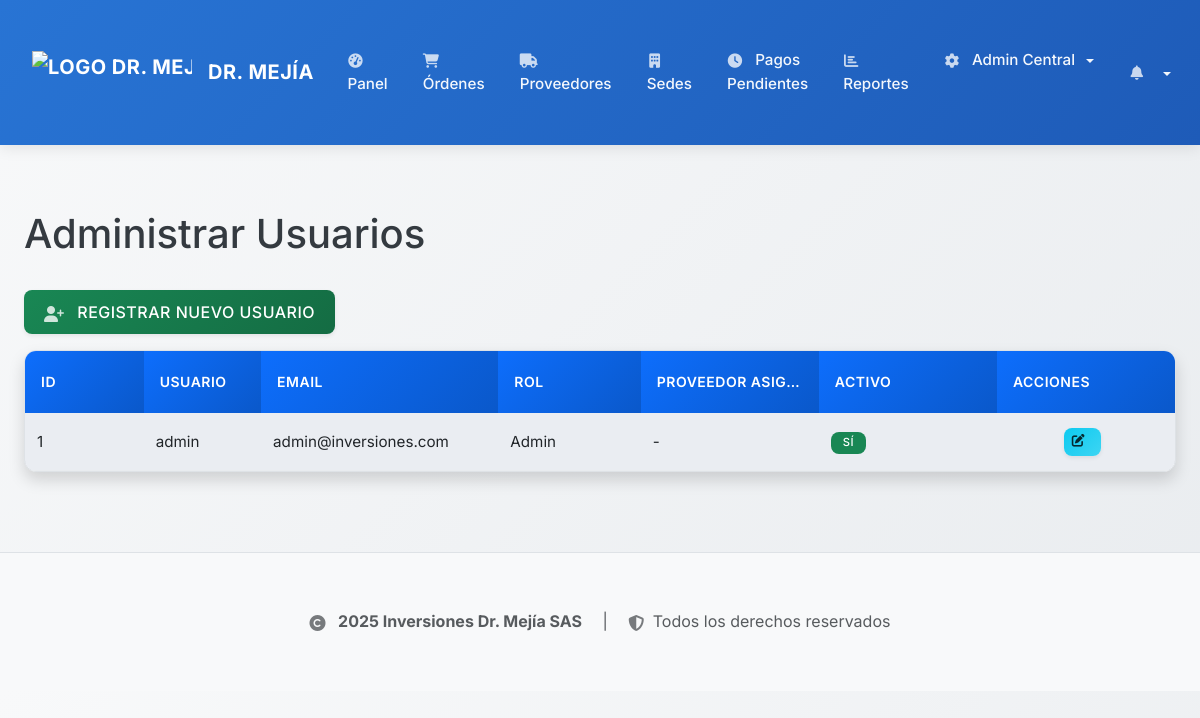
The app's page /admin/users (signed in) with its own data.
### backend/app/models.py (models this page shows, shortened)
class User(UserMixin, db.Model):
    id = db.Column(db.Integer, primary_key=True)
    username = db.Column(db.String(64), unique=True, nullable=False)
    email = db.Column(db.String(120), unique=True, nullable=False)
    password_hash = db.Column(db.String(128))
    role = db.Column(db.String(64), nullable=False, default='asistente') # 'admin', 'asistente', 'admin_sede', 'proveedor'
    is_active = db.Column(db.Boolean, default=True) # Para desactivar usuarios
    created_at = db.Column(db.DateTime, default=datetime.utcnow)
    provider_id = db.Column(db.Integer, db.ForeignKey('provider.id'), nullable=True)
    provider = db.relationship('Provider', backref='users', uselist=False) # backref 'users' para el proveedor
    sede_id = db.Column(db.Integer, db.ForeignKey('sede.id'), nullable=True)
    sede_asignada = db.relationship('Sede', backref='administrators', foreign_keys=[sede_id])

### backend/app/routes.py (the view)
@bp.route('/admin/users')
@login_required
@role_required('admin')
def admin_users():
    users = User.query.order_by(User.username).all()
    return render_template('admin/users_list.html', title='Administrar Usuarios', users=users)

### backend/app/models.py (called while the page is built)
@login_manager.user_loader
def load_user(user_id):
    return User.query.get(int(user_id))

### backend/app/routes.py (called while the page is built, shortened)
def role_required(*roles):
    def wrapper(fn):
        @wraps(fn)
        def decorated_view(*args, **kwargs):
            if not current_user.is_authenticated:
                return login_manager.unauthorized()
            if current_user.role not in roles:
                flash('No tienes permiso para acceder a esta página.', 'danger')
                return redirect(url_for('main.index'))
            return fn(*args, **kwargs)
        return decorated_view
    return wrapper

@bp.context_processor
def inject_notifications():
    if current_user.is_authenticated:
        unread_notifications_count = Notification.query.filter_by(user_id=current_user.id, is_read=False).count()
        latest_notifications = Notification.query.filter_by(user_id=current_user.id).order_by(Notification.created_at.desc()).limit(5).all()
        sede_messages_count = 0
        return dict(
            unread_notifications_count=unread_notifications_count,
            latest_notifications=latest_notifications,
            sede_messages_count=sede_messages_count
        )
    return dict(unread_notifications_count=0, latest_notifications=[])

### backend/app/security.py (called while the page is built)
def log_security_event(event_type, description, severity='WARNING', user=None, metadata=None):
    if user is None:
        if hasattr(current_user, 'is_authenticated') and current_user.is_authenticated:
            user = current_user
        else:
            user = None
    AuditLog.log_action(
        action_type=event_type,
        description=description,
        user=user,
        severity=severity,
        category='SECURITY',
        metadata=metadata,
        requires_attention=severity in ['CRITICAL', 'ERROR']
    )

### frontend/templates/admin/users_list.html
{% extends "base.html" %}
{% block content %}
    <h1 class="mb-4">Administrar Usuarios</h1>
    <p>
        <a href="{{ url_for('main.register') }}" class="btn btn-success">
            <i class="fas fa-user-plus"></i> Registrar Nuevo Usuario
        </a>
    </p>
    {% if users %}
        <div class="table-responsive">
            <table class="table table-striped table-hover">
                <thead>
                    <tr>
                        <th>ID</th>
                        <th>Usuario</th>
                        <th>Email</th>
                        <th>Rol</th>
                        <th>Proveedor Asignado</th>
                        <th>Activo</th>
                        <th>Acciones</th>
                    </tr>
                </thead>
                <tbody>
                    {% for user in users %}
                    <tr>
                        <td>{{ user.id }}</td>
                        <td>{{ user.username }}</td>
                        <td>{{ user.email }}</td>
                        <td>{{ user.role.capitalize() }}</td>
                        <td>{{ user.provider.razon_social if user.provider else '-' }}</td>
                        <td>
                            {% if user.is_active %}
                                <span class="badge bg-success">Sí</span>
                            {% else %}
                                <span class="badge bg-danger">No</span>
                            {% endif %}
                        </td>
                        <td>
                            <a href="{{ url_for('main.edit_user', user_id=user.id) }}" class="btn btn-sm btn-info me-2" title="Editar"><i class="fas fa-edit"></i></a>
                        </td>
                    </tr>
                    {% endfor %}
                </tbody>
            </table>
        </div>
    {% else %}
        <p>No hay usuarios registrados.</p>
    {% endif %}
{% endblock %}

### records on screen
User: id "1", username "admin", email "admin@inversiones.com", role "Admin", provider "-", is_active "SÍ"
